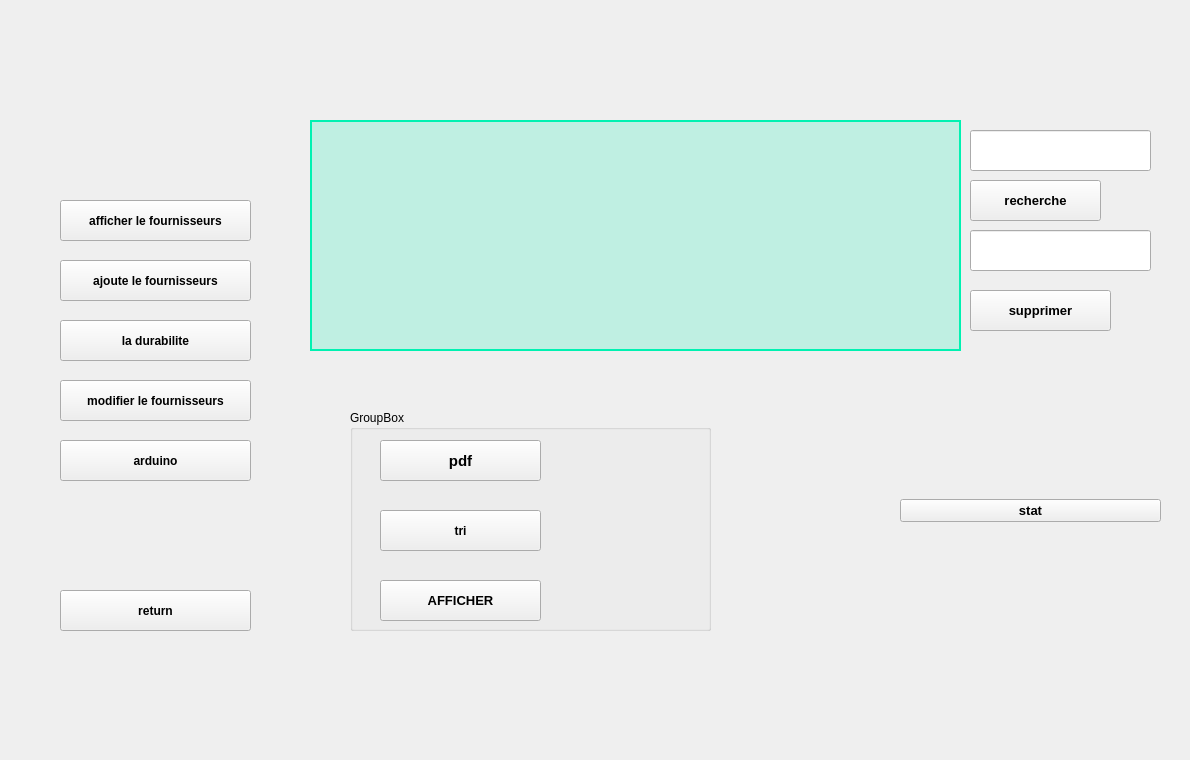
        <widget class="QWidget" name="page_13">
         <widget class="QLabel" name="label_54">
          <property name="geometry">
           <rect>
            <x>10</x>
            <y>0</y>
            <width>1171</width>
            <height>751</height>
           </rect>
          </property>
          <property name="styleSheet">
           <string notr="true">
background-image:url(/images/backgroundacceuil.png);</string>
          </property>
          <property name="text">
           <string/>
          </property>
          <property name="pixmap">
           <pixmap resource="ressources.qrc">:/images/bg.jpeg</pixmap>
          </property>
          <property name="scaledContents">
           <bool>true</bool>
          </property>
         </widget>
         <widget class="QPushButton" name="ajoutunfournissursbout">
          <property name="geometry">
           <rect>
            <x>60</x>
            <y>260</y>
            <width>191</width>
            <height>41</height>
           </rect>
          </property>
          <property name="font">
           <font>
            <bold>true</bold>
           </font>
          </property>
          <property name="text">
           <string>ajoute le fournisseurs</string>
          </property>
          <property name="icon">
           <iconset resource="ressources.qrc">
            <normaloff>:/images/tt1.png</normaloff>:/images/tt1.png</iconset>
          </property>
         </widget>
         <widget class="QPushButton" name="affichelefournissurs">
          <property name="geometry">
           <rect>
            <x>60</x>
            <y>200</y>
            <width>191</width>
            <height>41</height>
           </rect>
          </property>
          <property name="font">
           <font>
            <bold>true</bold>
           </font>
          </property>
          <property name="text">
           <string>afficher le fournisseurs</string>
          </property>
          <property name="icon">
           <iconset resource="ressources.qrc">
            <normaloff>:/images/ima.png</normaloff>:/images/ima.png</iconset>
          </property>
         </widget>
         <widget class="QPushButton" name="ladurabilote">
          <property name="geometry">
           <rect>
            <x>60</x>
            <y>320</y>
            <width>191</width>
            <height>41</height>
           </rect>
          </property>
          <property name="font">
           <font>
            <bold>true</bold>
           </font>
          </property>
          <property name="text">
           <string>la durabilite</string>
          </property>
          <property name="icon">
           <iconset resource="ressources.qrc">
            <normaloff>:/images/r1.png</normaloff>:/images/r1.png</iconset>
          </property>
         </widget>
         <widget class="QPushButton" name="arduino">
          <property name="geometry">
           <rect>
            <x>60</x>
            <y>440</y>
            <width>191</width>
            <height>41</height>
           </rect>
          </property>
          <property name="font">
           <font>
            <bold>true</bold>
           </font>
          </property>
          <property name="text">
           <string>arduino</string>
          </property>
          <property name="icon">
           <iconset resource="ressources.qrc">
            <normaloff>:/images/loginicon.png</normaloff>:/images/loginicon.png</iconset>
          </property>
         </widget>
         <widget class="QPushButton" name="returnfournissurs">
          <property name="geometry">
           <rect>
            <x>60</x>
            <y>590</y>
            <width>191</width>
            <height>41</height>
           </rect>
          </property>
          <property name="font">
           <font>
            <bold>true</bold>
           </font>
          </property>
          <property name="text">
           <string>return</string>
          </property>
          <property name="icon">
           <iconset resource="ressources.qrc">
            <normaloff>:/images/homepageicon.png</normaloff>:/images/homepageicon.png</iconset>
          </property>
         </widget>
         <widget class="QTableView" name="tableView_5">
          <property name="geometry">
           <rect>
            <x>310</x>
            <y>120</y>
            <width>651</width>
            <height>231</height>
           </rect>
          </property>
          <property name="styleSheet">
           <string notr="true">QTableView {
    background-color: rgba(0, 241, 177, 0.2); /* Semi-transparent background */
    gridline-color: #cccccc; /* Gridline color */
    border: 2px solid #00f1b1; /* Add a border */
    selection-background-color: rgba(0, 200, 150, 0.6); /* Highlighted row */
    selection-color: #ffffff; /* Text color for selected row */
}
QHeaderView::section {
    background-color: rgba(0, 200, 150, 0.6); /* Header background */
    color: #000; /* Header text color */
    font: bold; /* Make header font bold */
    padding: 7px;
}</string>
          </property>
         </widget>
         <widget class="QWidget" name="verticalLayoutWidget">
          <property name="geometry">
           <rect>
            <x>900</x>
            <y>370</y>
            <width>261</width>
            <height>281</height>
           </rect>
          </property>
          <layout class="QVBoxLayout" name="verticalLayout_4">
           <item>
            <widget class="QPushButton" name="pushButton_stats">
             <property name="font">
              <font>
               <pointsize>10</pointsize>
               <bold>true</bold>
              </font>
             </property>
             <property name="text">
              <string>stat</string>
             </property>
             <property name="icon">
              <iconset resource="ressources.qrc">
               <normaloff>:/images/R.png</normaloff>:/images/R.png</iconset>
             </property>
            </widget>
           </item>
          </layout>
         </widget>
         <widget class="QPushButton" name="modificationfournissurs">
          <property name="geometry">
           <rect>
            <x>60</x>
            <y>380</y>
            <width>191</width>
            <height>41</height>
           </rect>
          </property>
          <property name="font">
           <font>
            <bold>true</bold>
           </font>
          </property>
          <property name="text">
           <string>modifier le fournisseurs</string>
          </property>
          <property name="icon">
           <iconset resource="ressources.qrc">
            <normaloff>:/images/edit-button.png</normaloff>:/images/edit-button.png</iconset>
          </property>
         </widget>
         <widget class="QLineEdit" name="lineEdit_IDS">
          <property name="geometry">
           <rect>
            <x>970</x>
            <y>230</y>
            <width>181</width>
            <height>41</height>
           </rect>
          </property>
         </widget>
         <widget class="QPushButton" name="pushButton_supprimerfournissurs">
          <property name="geometry">
           <rect>
            <x>970</x>
            <y>290</y>
            <width>141</width>
            <height>41</height>
           </rect>
          </property>
          <property name="font">
           <font>
            <pointsize>10</pointsize>
            <bold>true</bold>
           </font>
          </property>
          <property name="text">
           <string>supprimer</string>
          </property>
          <property name="icon">
           <iconset resource="ressources.qrc">
            <normaloff>:/images/rrr1.png</normaloff>:/images/rrr1.png</iconset>
          </property>
         </widget>
         <widget class="QPushButton" name="rechercherfournissurs">
          <property name="geometry">
           <rect>
            <x>970</x>
            <y>180</y>
            <width>131</width>
            <height>41</height>
           </rect>
          </property>
          <property name="font">
           <font>
            <pointsize>10</pointsize>
            <bold>true</bold>
           </font>
          </property>
          <property name="text">
           <string>recherche</string>
          </property>
          <property name="icon">
           <iconset resource="ressources.qrc">
            <normaloff>:/images/r1.png</normaloff>:/images/r1.png</iconset>
          </property>
         </widget>
         <widget class="QLineEdit" name="lineEdit_recherche">
          <property name="geometry">
           <rect>
            <x>970</x>
            <y>130</y>
            <width>181</width>
            <height>41</height>
           </rect>
          </property>
         </widget>
         <widget class="QGroupBox" name="groupBox_12">
          <property name="geometry">
           <rect>
            <x>350</x>
            <y>410</y>
            <width>361</width>
            <height>221</height>
           </rect>
          </property>
          <property name="title">
           <string>GroupBox</string>
          </property>
          <widget class="QPushButton" name="pb_pdf_fournissurs">
           <property name="geometry">
            <rect>
             <x>30</x>
             <y>30</y>
             <width>161</width>
             <height>41</height>
            </rect>
           </property>
           <property name="font">
            <font>
             <pointsize>11</pointsize>
             <bold>true</bold>
            </font>
           </property>
           <property name="text">
            <string>pdf</string>
           </property>
          </widget>
          <widget class="QPushButton" name="recherrbouton">
           <property name="geometry">
            <rect>
             <x>30</x>
             <y>170</y>
             <width>161</width>
             <height>41</height>
            </rect>
           </property>
           <property name="font">
            <font>
             <pointsize>10</pointsize>
             <bold>true</bold>
            </font>
           </property>
           <property name="text">
            <string>AFFICHER</string>
           </property>
          </widget>
          <widget class="QPushButton" name="pushButton_trier_fournissurs">
           <property name="geometry">
            <rect>
             <x>30</x>
             <y>100</y>
             <width>161</width>
             <height>41</height>
            </rect>
           </property>
           <property name="font">
            <font>
             <bold>true</bold>
            </font>
           </property>
           <property name="text">
            <string>tri</string>
           </property>
          </widget>
          <widget class="QLabel" name="label_11">
           <property name="geometry">
            <rect>
             <x>270</x>
             <y>30</y>
             <width>61</width>
             <height>51</height>
            </rect>
           </property>
           <property name="text">
            <string/>
           </property>
           <property name="pixmap">
            <pixmap resource="ressources.qrc">:/images/pdf1.png</pixmap>
           </property>
           <property name="scaledContents">
            <bool>true</bool>
           </property>
          </widget>
          <widget class="QLabel" name="label_17">
           <property name="geometry">
            <rect>
             <x>270</x>
             <y>90</y>
             <width>61</width>
             <height>51</height>
            </rect>
           </property>
           <property name="text">
            <string/>
           </property>
           <property name="pixmap">
            <pixmap resource="ressources.qrc">:/images/8.png</pixmap>
           </property>
           <property name="scaledContents">
            <bool>true</bool>
           </property>
          </widget>
          <widget class="QLabel" name="label_18">
           <property name="geometry">
            <rect>
             <x>270</x>
             <y>160</y>
             <width>61</width>
             <height>51</height>
            </rect>
           </property>
           <property name="text">
            <string/>
           </property>
           <property name="pixmap">
            <pixmap resource="ressources.qrc">:/images/ima.png</pixmap>
           </property>
           <property name="scaledContents">
            <bool>true</bool>
           </property>
          </widget>
         </widget>
        </widget>
